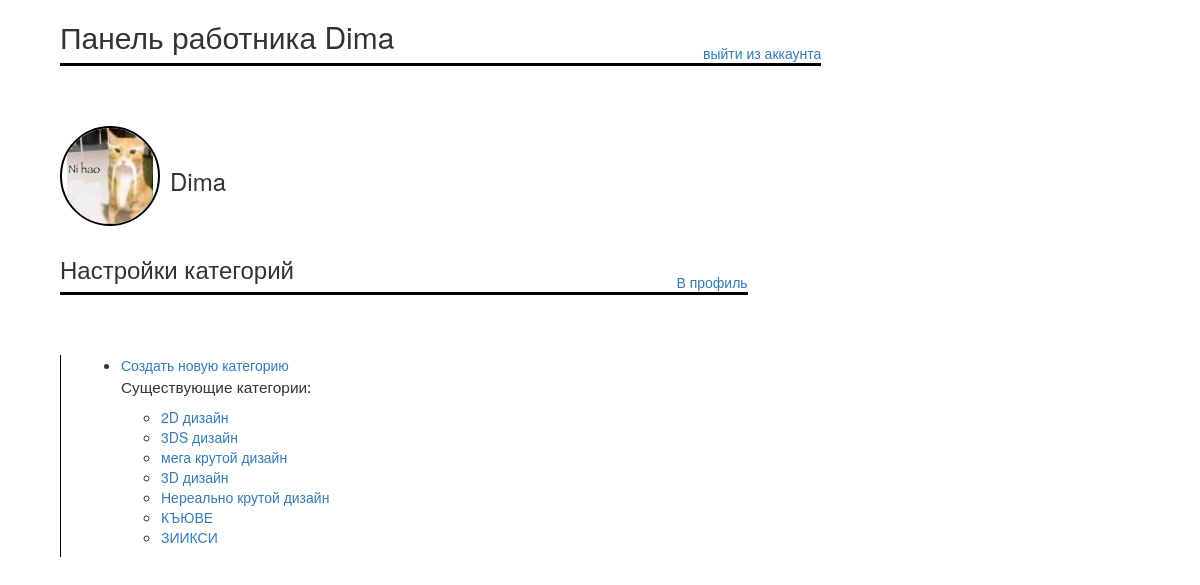
The app's page /app/profile/admin/categories/ (signed in) with its own data.
### app/models.py (models this page shows, shortened)
class Profile(models.Model):
    avatarlink = models.TextField()
    username = models.OneToOneField(User, on_delete=models.CASCADE)
    patronymic = models.CharField(max_length=100, null=True, blank=True)
    class Meta:
        permissions = (
            ('worker', 'Работник'),
            ('user', 'Пользователь')
        )

class Category(models.Model):
    category_full_name = models.CharField(max_length=100)
    category_char = models.CharField(max_length=1, blank=False, unique=True)

### app/views.py (the view)
# urls.py: path('profile/admin/categories/', views.categories_change_view, name='categories_change'),
def categories_change_view(request):
    categories = Category.objects.all()
    user = request.user
    profile = user.profile
    return render(request, 'app/category_to-cange.html', {'profile' : profile, 'categories': categories})

### app/templates/app/category_to-cange.html (shortened to what this page needs)
{% extends "base.html" %}
{% load static %}
{% block content %}
    {% if user.is_authenticated %}
        {% if perms.app.worker %}
            <div class="profile_content">
                <div class="top_bar">
                    <h2>Панель работника {{ user.get_username }}</h2>
                    <a href="{% url 'to_logout' %}">выйти из аккаунта</a>
                </div>
                <div class="main_bar">
                    <div class="user_avatar_and_name">
                        <div class="user_avatar">
                            <a href="{% url 'image-list' %}"><img src="{% static 'app/img/' %}{{ profile.avatarlink }}"
                                                                  alt="{{ user.get_username }} avatar"></a>
                        </div>
                        <h3>{{ user.get_username }}</h3>
                    </div>
                </div>
            </div>
            <div class="profile_content">
                <div class="top_bar">
                    <h3>Настройки категорий</h3>
                    <a href="{% url 'profile' %}">В профиль</a>
                </div>
                <div class="main_bar-admin">
                    <ul>
                        <li><a href="{% url 'create_new_category' %}">Создать новую категорию</a></li>
                        <p>Существующие категории:</p>
                        <ul>
                            {% for category in categories %}
                            	<li><a href="{% url 'categories_delete_change' pk=category.pk %}">{{ category.category_full_name }}</a></li>
                            {% endfor %}
                        </ul>
                    </ul>
                </div>
            </div>
        {% endif %}
    {% endif %}
{% endblock %}

### app/static/app/css/style.css (style rules this page uses)
.user_avatar > a > img { width: 100%; height: 100%; object-fit: contain; border-radius: 100%; }
p { font-size: 110%; }
.profile_content { width: 90vw; height: auto; display: grid; grid-template-columns: repeat(2, auto); grid-template-rows: repeat(3, auto); margin: auto; gap: 10px; }
.top_bar { width: 100%; height: auto; display: flex; border-bottom: 3px solid black; align-items: flex-end; justify-content: space-between; }
.main_bar { width: 100%; height: auto; display: grid; grid-column: 1; grid-row: 2; margin-top: 50px; }
.main_bar-admin { width: 100%; height: auto; display: grid; grid-column: 1; grid-row: 2; margin-top: 50px; border-left: 1px solid black; padding-left: 20px; }
.user_avatar { width: 100px; height: 100px; border: 2px solid black; border-radius: 100%; }
.user_avatar_and_name { display: flex; gap: 10px; align-items: center; width: 50%; }

### records on screen
Profile: avatarlink (picture)
Category: category_full_name "2D дизайн"
Category: category_full_name "3DS дизайн"
Category: category_full_name "мега крутой дизайн"
Category: category_full_name "3D дизайн"
Category: category_full_name "Нереально крутой дизайн"
Category: category_full_name "КЪЮВЕ"
Category: category_full_name "ЗИИКСИ"

### other values on screen
{{ user.get_username }} "Dima"
